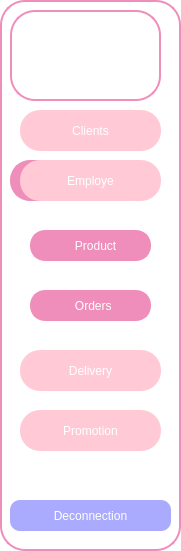
     <widget class="QFrame" name="frame">
      <property name="geometry">
       <rect>
        <x>100</x>
        <y>10</y>
        <width>181</width>
        <height>551</height>
       </rect>
      </property>
      <property name="styleSheet">
       <string notr="true">QFrame {
    background-color: white;
    width: 10px;
    border: 2px solid #EF8EBA;
    border-radius: 25px;
}</string>
      </property>
      <property name="frameShape">
       <enum>QFrame::NoFrame</enum>
      </property>
      <widget class="QLabel" name="label_2">
       <property name="geometry">
        <rect>
         <x>30</x>
         <y>170</y>
         <width>121</width>
         <height>31</height>
        </rect>
       </property>
       <property name="styleSheet">
        <string notr="true">QFrame {
	background-color: #EF8EBA;
    width: 10px;
    border: 2px solid #EF8EBA;
    border-radius: 15px;
}
QLabel{
	color: rgb(255, 255, 255);
}</string>
       </property>
       <property name="text">
        <string>            Employee</string>
       </property>
      </widget>
      <widget class="QLabel" name="label">
       <property name="geometry">
        <rect>
         <x>10</x>
         <y>160</y>
         <width>51</width>
         <height>41</height>
        </rect>
       </property>
       <property name="styleSheet">
        <string notr="true">QLabel{
border-color:  rgb(239, 142, 186);
border-radius:20px;
background-color: rgb(239, 142, 186);
}
</string>
       </property>
       <property name="text">
        <string/>
       </property>
       <property name="pixmap">
        <pixmap>../../../../Downloads/Capture_d_écran_2024-10-20_035051-removebg-preview.png</pixmap>
       </property>
       <property name="scaledContents">
        <bool>true</bool>
       </property>
      </widget>
      <widget class="QLabel" name="label_3">
       <property name="geometry">
        <rect>
         <x>30</x>
         <y>110</y>
         <width>121</width>
         <height>31</height>
        </rect>
       </property>
       <property name="styleSheet">
        <string notr="true">QFrame {
	background-color: #EF8EBA;
    width: 10px;
    border: 2px solid #EF8EBA;
    border-radius: 15px;
}
QLabel{
	color: rgb(255, 255, 255);
}</string>
       </property>
       <property name="text">
        <string>            Client</string>
       </property>
      </widget>
      <widget class="QLabel" name="label_4">
       <property name="geometry">
        <rect>
         <x>30</x>
         <y>230</y>
         <width>121</width>
         <height>31</height>
        </rect>
       </property>
       <property name="styleSheet">
        <string notr="true">QFrame {
	background-color: #EF8EBA;
    width: 10px;
    border: 2px solid #EF8EBA;
    border-radius: 15px;
}
QLabel{
	color: rgb(255, 255, 255);
}</string>
       </property>
       <property name="text">
        <string>            Product</string>
       </property>
      </widget>
      <widget class="QLabel" name="label_5">
       <property name="geometry">
        <rect>
         <x>30</x>
         <y>290</y>
         <width>121</width>
         <height>31</height>
        </rect>
       </property>
       <property name="styleSheet">
        <string notr="true">QFrame {
	background-color: #EF8EBA;
    width: 10px;
    border: 2px solid #EF8EBA;
    border-radius: 15px;
}
QLabel{
	color: rgb(255, 255, 255);
}</string>
       </property>
       <property name="text">
        <string>            Orders</string>
       </property>
      </widget>
      <widget class="QLabel" name="label_6">
       <property name="geometry">
        <rect>
         <x>30</x>
         <y>350</y>
         <width>121</width>
         <height>31</height>
        </rect>
       </property>
       <property name="styleSheet">
        <string notr="true">QFrame {
	background-color: #EF8EBA;
    width: 10px;
    border: 2px solid #EF8EBA;
    border-radius: 15px;
}
QLabel{
	color: rgb(255, 255, 255);
}</string>
       </property>
       <property name="text">
        <string>            Delivery</string>
       </property>
      </widget>
      <widget class="QLabel" name="label_7">
       <property name="geometry">
        <rect>
         <x>30</x>
         <y>420</y>
         <width>121</width>
         <height>31</height>
        </rect>
       </property>
       <property name="styleSheet">
        <string notr="true">QFrame {
	background-color: #EF8EBA;
    width: 10px;
    border: 2px solid #EF8EBA;
    border-radius: 15px;
}
QLabel{
	color: rgb(255, 255, 255);
}</string>
       </property>
       <property name="text">
        <string>            Promotion</string>
       </property>
      </widget>
      <widget class="QPushButton" name="pushButton_2">
       <property name="geometry">
        <rect>
         <x>10</x>
         <y>500</y>
         <width>161</width>
         <height>31</height>
        </rect>
       </property>
       <property name="styleSheet">
        <string notr="true">QPushButton {
	background-color: rgb(170, 170, 255);
    color: white; /* Texte blanc */
    border-radius:10px  ; /* Coins arrondis */
	border-color: rgb(239, 142, 186);
    padding: 8px;
}</string>
       </property>
       <property name="text">
        <string>Deconnection</string>
       </property>
      </widget>
      <widget class="QLabel" name="label_9">
       <property name="geometry">
        <rect>
         <x>10</x>
         <y>10</y>
         <width>151</width>
         <height>91</height>
        </rect>
       </property>
       <property name="styleSheet">
        <string notr="true">image: url(:/logo/logo.jpg);
</string>
       </property>
       <property name="text">
        <string/>
       </property>
       <property name="pixmap">
        <pixmap>../../../rapport de stage/interface/Capture d’écran 2024-09-29 185850.png</pixmap>
       </property>
       <property name="scaledContents">
        <bool>true</bool>
       </property>
      </widget>
      <widget class="QPushButton" name="client1">
       <property name="geometry">
        <rect>
         <x>20</x>
         <y>110</y>
         <width>141</width>
         <height>41</height>
        </rect>
       </property>
       <property name="styleSheet">
        <string notr="true">QPushButton {
	background-color: rgb(255, 202, 213);
    color: white; /* Texte blanc */
    border-radius:20px  ; /* Coins arrondis */
	border-color: rgb(239, 142, 186);
    padding: 8px;
}</string>
       </property>
       <property name="text">
        <string>Clients</string>
       </property>
      </widget>
      <widget class="QPushButton" name="emp">
       <property name="geometry">
        <rect>
         <x>20</x>
         <y>160</y>
         <width>141</width>
         <height>41</height>
        </rect>
       </property>
       <property name="styleSheet">
        <string notr="true">QPushButton {
	background-color: rgb(255, 202, 213);
    color: white; /* Texte blanc */
    border-radius:20px  ; /* Coins arrondis */
	border-color: rgb(239, 142, 186);
    padding: 8px;
}</string>
       </property>
       <property name="text">
        <string>Employe</string>
       </property>
      </widget>
      <widget class="QPushButton" name="livr">
       <property name="geometry">
        <rect>
         <x>20</x>
         <y>350</y>
         <width>141</width>
         <height>41</height>
        </rect>
       </property>
       <property name="styleSheet">
        <string notr="true">QPushButton {
	background-color: rgb(255, 202, 213);
    color: white; /* Texte blanc */
    border-radius:20px  ; /* Coins arrondis */
	border-color: rgb(239, 142, 186);
    padding: 8px;
}</string>
       </property>
       <property name="text">
        <string>Delivery</string>
       </property>
      </widget>
      <widget class="QPushButton" name="prom">
       <property name="geometry">
        <rect>
         <x>20</x>
         <y>410</y>
         <width>141</width>
         <height>41</height>
        </rect>
       </property>
       <property name="styleSheet">
        <string notr="true">QPushButton {
	background-color: rgb(255, 202, 213);
    color: white; /* Texte blanc */
    border-radius:20px  ; /* Coins arrondis */
	border-color: rgb(239, 142, 186);
    padding: 8px;
}</string>
       </property>
       <property name="text">
        <string>Promotion</string>
       </property>
      </widget>
     </widget>
